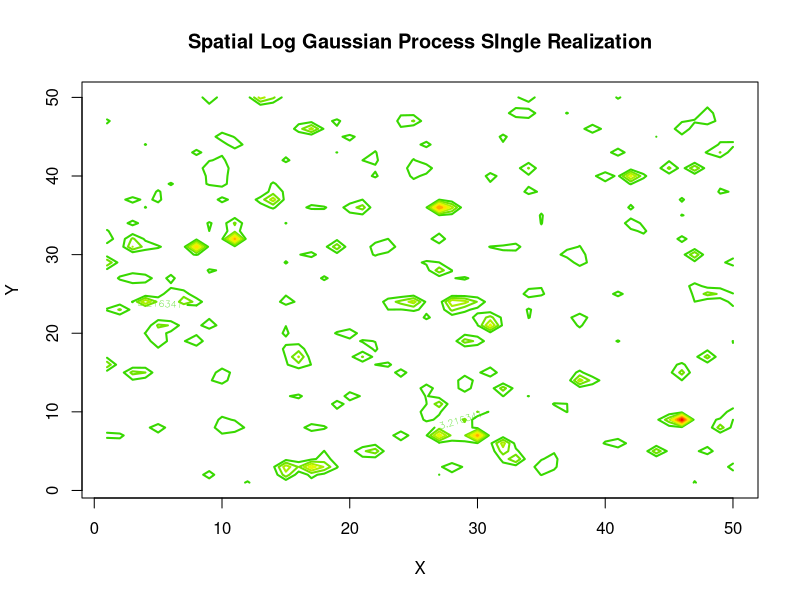
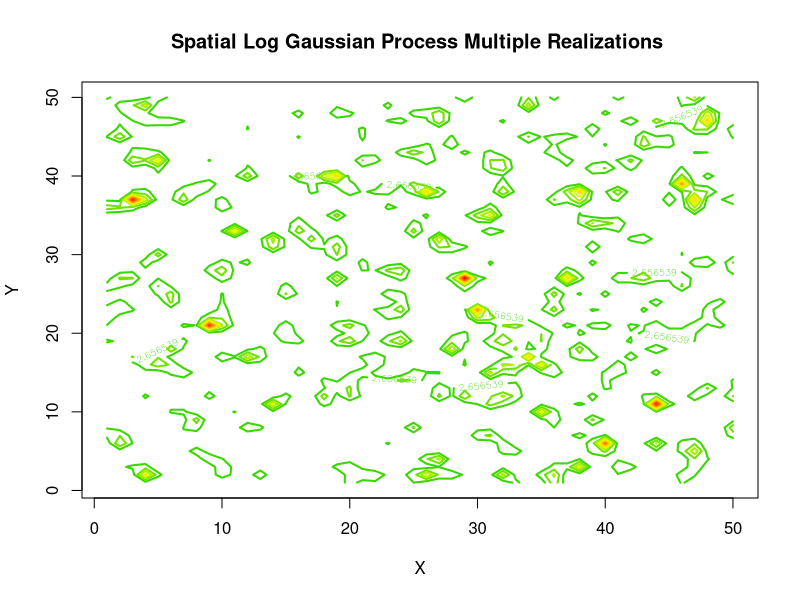

Reproduce these figures in R, in order.
library(RColorBrewer)
library(mvtnorm)
library(plotrix)

# define a matrix G and find its inverse
G <- matrix(c(5.1,0.3,1,0.3,5.1,1,1,1,0),3,3)
solve(G)

# define a vector h and compute G^-1 * h
h <- c(3.1,0.4,0.1)
solve(G) %*% h

# define two vectors y and a, and compute a[1:2] %*% y
y <- c(5.526,1.417)
a <- solve(G) %*% h
a[1:2] %*% y

# simulate a spatial log Gaussian process
nside <- 50
N <- nside * nside
coord1 <- rep(1:nside , times=nside)
coord2 <- rep(1:nside , each=nside)

# plot the coordinates on a grid and compute their distances
distances <- dist(cbind(coord1,coord2))
distance <- as.matrix(distances)

# compute the covariance and mean of the process
covpop <- exp(-(distance/1)^2)
meanpop <- rep(0,N)

# generate one realization of the process and plot it
y <- rmvnorm(1,meanpop , covpop)
z <- matrix(y,nside,nside)
w <- exp(z)

# create a custom color palette
cols <- colorRampPalette(c("green3", "yellow", "red"))(10)

# plot the contour
contour(1:nside,1:nside,w, col=cols, lwd=2, levels=seq(0, max(w), length.out=10), 
        xlab="X", ylab="Y", main="Spatial Log Gaussian Process SIngle Realization")

# generate many realizations of the process and plot them
y <- rmvnorm(1,meanpop , covpop)
w <- matrix(exp(y) , nside,nside)

# plot the contour
contour(1:nside,1:nside,w, col=cols, lwd=2, levels=seq(0, max(w), length.out=10), 
        xlab="X", ylab="Y", main="Spatial Log Gaussian Process Multiple Realizations ")

